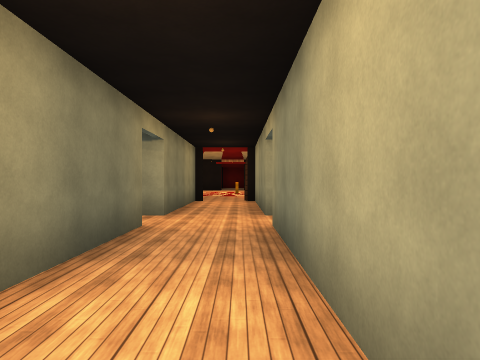
View 1 (above)

17 first-person views from a walk through a scene from a Unity 3-D project. The camera is 1.4 m above the floor, looks level and sees 70° across. The floor is counted in squares, 2 m on a side. Each view is taken from the middle of a square. On the plan, view 1 faces up. The plan holds only what a view shows up to about 11 squares ahead; the rest is blank. The place goes on beyond the plan. Surface patterns are stand-ins for the level's own textures.

View 2
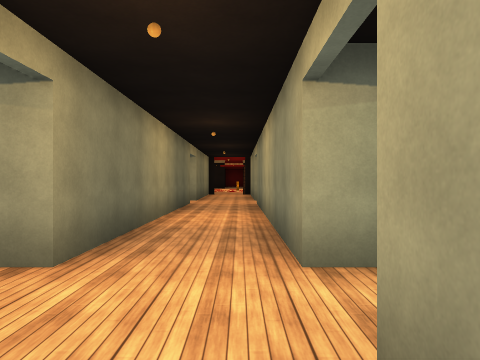

View 3
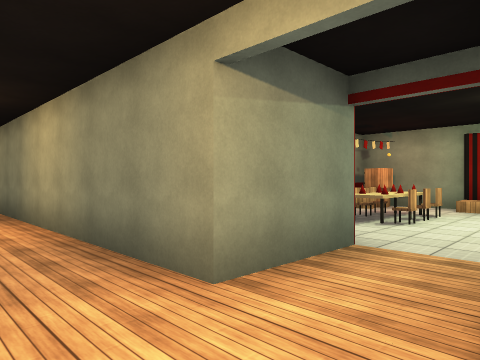

View 4
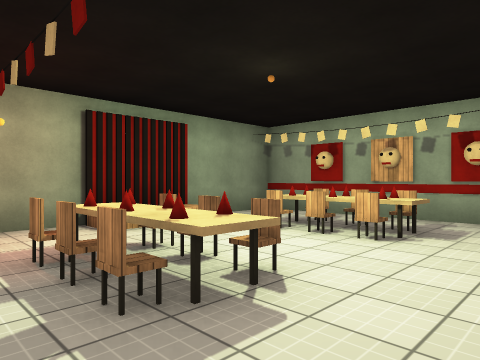

View 5
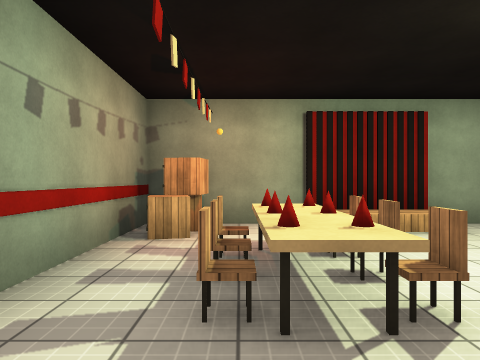

View 6
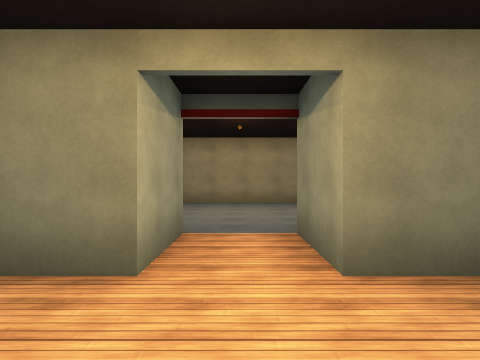

View 7
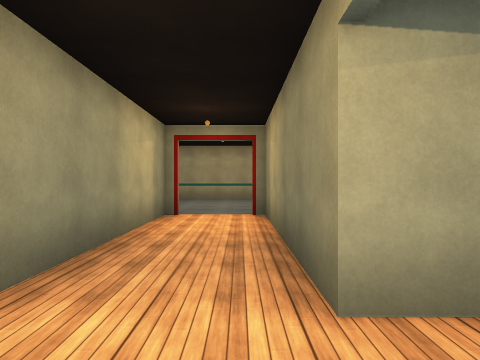

View 8
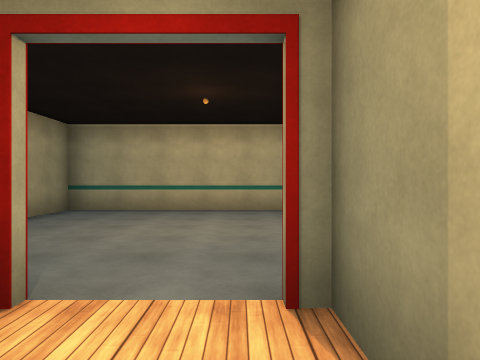

View 9
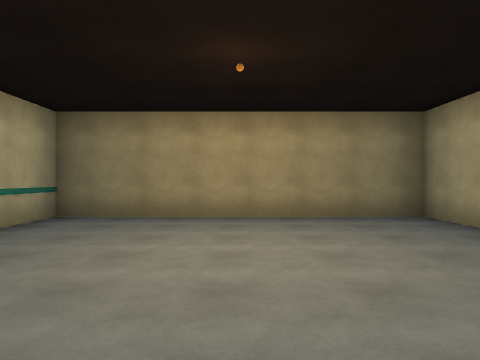

View 10
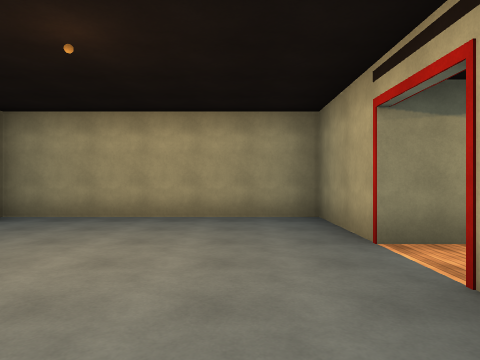

View 11
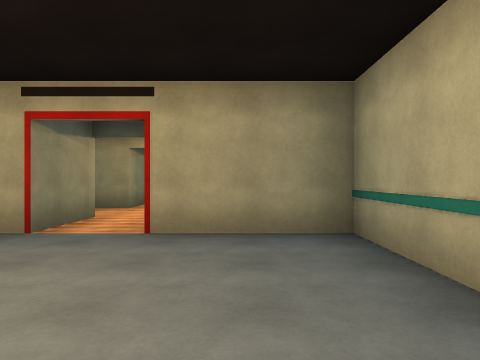

View 12
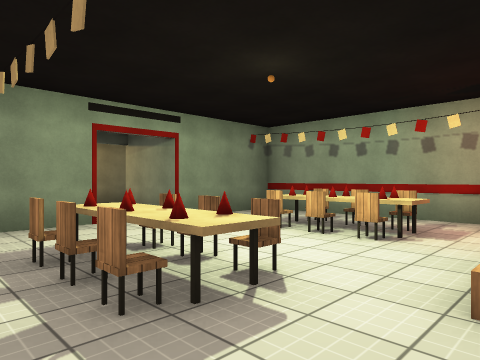

View 13
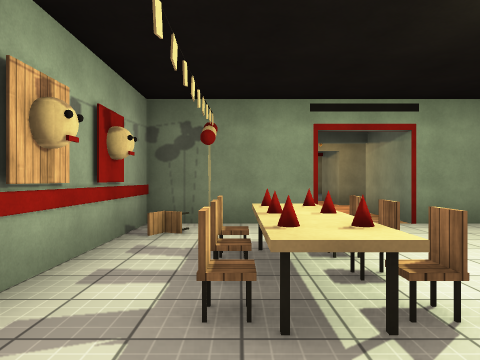

View 14
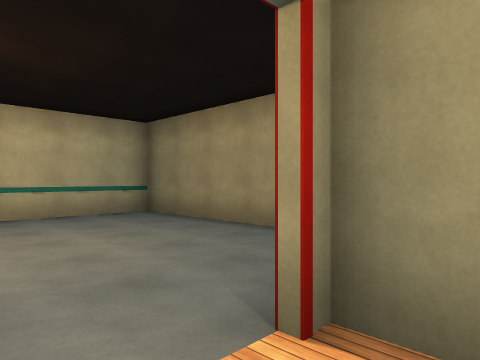

View 15
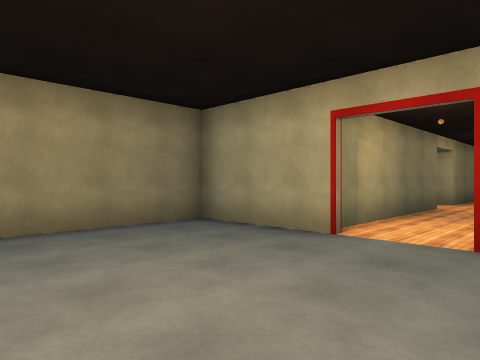

View 16
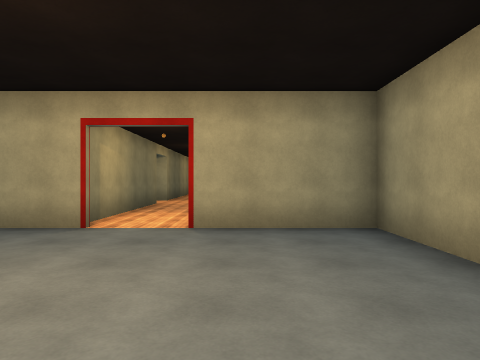

View 17
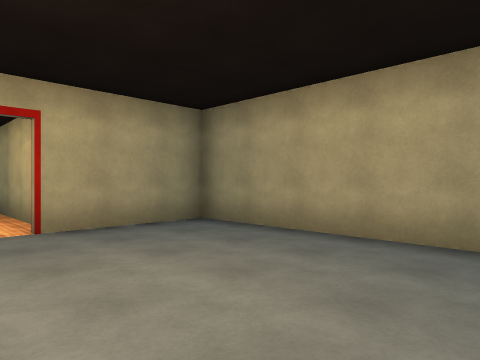

### Floor plan
Points are (right, up) in squares from view 1. A wall is a line through its corners. A room is listed if a view was taken in it or the views show most of it. See-through windows are left out.
Room 1 (views 1, 3, 4, 5, 6, 7, 9, 10, 11, 12, 13)
walls: (0.5, -1.6) (0.5, 4.4); (-3.5, -1.6) (-3.5, 0.5) (-9.5, 0.5) (-9.5, -6.5) (-7.9, -6.5); (2.5, -4.5) (2.5, -6.5) (8.5, -6.5) (8.5, -4); (-1.5, 4.5) (-1.5, -1.6); (-6, -6.5) (-3.5, -6.5) (-3.5, -4.5); (8.5, -2.1) (8.5, 0.5) (2.5, 0.5) (2.5, -1.6)
ways out: opening at (-0.5, -5) to room 2; opening at (-0.5, 4.5)
objects: other object (-3, -4) to (-2, -4); other object (-3, -2) to (-2, -2); other object (1, -4) to (2, -4); other object (1, -2) to (2, -2); other object (4, -6); other object (4, -5); other object (5, -5) to (6, -5); other object (5, -4); other object (5, -2); other object (5, -1) to (6, -1); other object (6, -4); other object (6, -2); other object (7, 0); other object (8, -3); other object (8, 0)
Room 2 (views 2, 8, 14, 15, 16, 17)
walls: (-1.1, -9) (-4, -9) (-4, -15) (3, -15) (3, -9) (0.2, -9); (0.5, -8.9) (0.5, -4.4); (-1.5, -4.4) (-1.5, -8.9)
ways out: opening at (-0.5, -5) to room 1

Positions as (right, up) in squares from view 1, and headings:
1: (0, 0), facing up
2: (0, -5), facing up
3: (-1, -4), facing up-right
4: (3, 0), facing down-right
5: (3, -1), facing right
6: (1, -3), facing left
7: (-1, -2), facing down
8: (-1, -7), facing down
9: (-3, -3), facing left
10: (-5, -6), facing up
11: (-8, -5), facing right
12: (8, -6), facing up-left
13: (8, -5), facing left
14: (0, -8), facing down-left
15: (1, -13), facing up-left
16: (1, -14), facing up
17: (-1, -14), facing up-right
